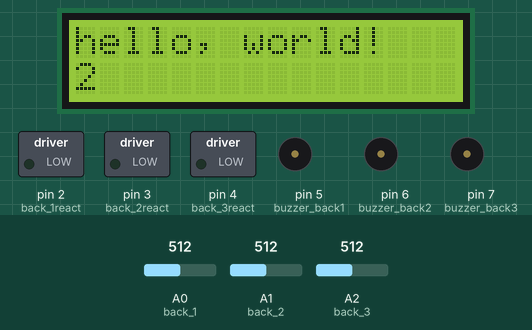
The sketch below on a simulated Arduino Uno, built with avr-gcc and run on an emulated ATmega328P. On the bench: 16×2 character LCD, switched loads named in the sketch (green lamp = pin HIGH), buzzer (waves = sounding, pin HIGH). Inputs (shaded band) come from the test bench; at power-on: A0 (back_1) = 512, A1 (back_2) = 512, A2 (back_3) = 512. What the sketch prints to the serial monitor is not drawn.

Above: at 1.2 s.
1.3 s: A0 (back_1) set to 106
3.5 s: A0 (back_1) set to 91
At 5.0 s:
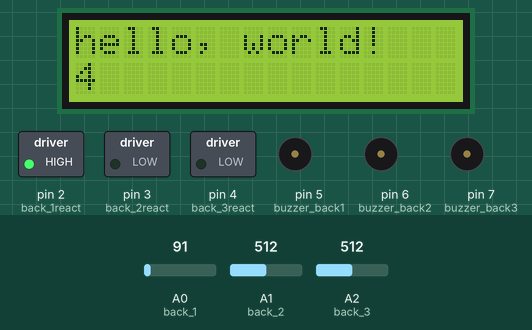
5.5 s: A1 (back_2) set to 108
7.0 s: A1 (back_2) set to 96
At 7.6 s:
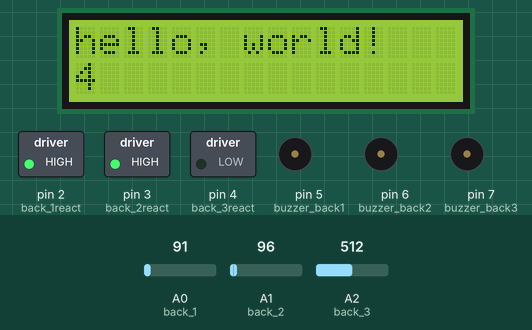
8.5 s: A2 (back_3) set to 109
10.0 s: A2 (back_3) set to 95
At 11.2 s:
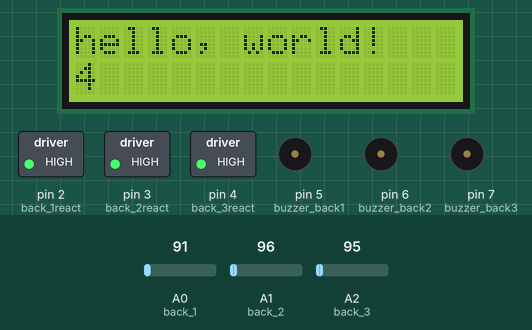
Timing chart, 0 to 12.5 s (numbered marks = the images above; inputs shaded):
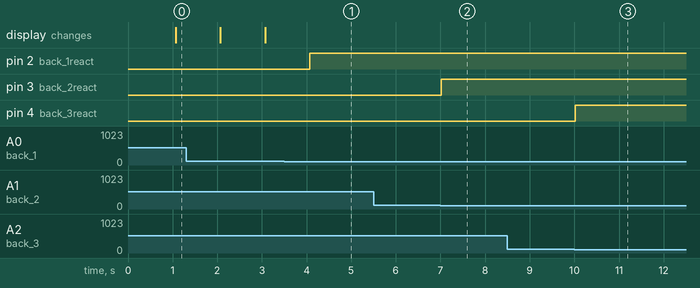

Measured:
- the behaviour switches between 101 and 100 on A0 (back_1) (found by bisection; images 0 and 1)
- the behaviour switches between 101 and 100 on A1 (back_2) (found by bisection; images 1 and 2)
- the behaviour switches between 101 and 100 on A2 (back_3) (found by bisection; images 2 and 3)
- after the input at 3.5 s, pin 2 (back_1react): LOW → HIGH after 0.57 s
- after the input at 5.5 s, every drawn part: stays the same
- after the input at 7.0 s, pin 3 (back_2react): LOW → HIGH at once
- after the input at 8.5 s, every drawn part: stays the same
- after the input at 10.0 s, pin 4 (back_3react): LOW → HIGH at once

The sketch:

start_simulating1.ino
```cpp
#include<LiquidCrystal.h>


//viberation motor
int back_1react= 2;
int back_2react= 3;
int back_3react= 4;

//Buzzers
int buzzer_back1=5;
int buzzer_back2=6;
int buzzer_back3=7;

//sensors
int back_1=A0;
int back_2=A1;
int back_3=A2;

int pressure_1=0;
int pressure_2=0;
int pressure_3=0;

const int rs = 8, en = 9, d4 = 10, d5 = 11, d6 = 12, d7 = 13;
LiquidCrystal lcd(rs, en, d4, d5, d6, d7);

int count=1,flag=1;

void setup(void)
{
  //vibration motor
  pinMode(back_1react,OUTPUT);
  pinMode(back_2react,OUTPUT);
  pinMode(back_3react,OUTPUT);

  //sensor
  pinMode(back_1,INPUT);
  pinMode(back_2,INPUT);
  pinMode(back_3,INPUT);

  //Buzzer
  pinMode(buzzer_back1,OUTPUT);
  pinMode(buzzer_back2,OUTPUT);
  pinMode(buzzer_back3,OUTPUT);

  //crystal display

  // set up the LCD's number of columns and rows:
  lcd.begin(16, 2);
  // Print a message to the LCD.
  lcd.print("hello, world!");

  Serial.begin(9600);
}

void loop(void)
{
  pressure_1 = analogRead(back_1);
  pressure_2 = analogRead(back_2);
  pressure_3 = analogRead(back_3);
  Serial.println(pressure_1);
  Serial.println(pressure_2);
  Serial.println(pressure_3);

  if(pressure_1==0)
  {
    tone(buzzer_back1,200,100);
  }
  else if(pressure_1 <= 100)
  {
    digitalWrite(back_1react, HIGH);
  }
  else
  {
    digitalWrite(back_1react, LOW);
  }

  if(pressure_2==0)
  {
    tone(buzzer_back2,200,100);
  }
  else if(pressure_2 <= 100)
  {
    digitalWrite(back_2react, HIGH);
  }
  else
  {
    digitalWrite(back_2react, LOW);
  }

  if(pressure_3==0)
  {
     tone(buzzer_back3,200,100);
  }
  else if(pressure_3 <= 100)
  {
    digitalWrite(back_3react, HIGH);
  }
  else
  {
    digitalWrite(back_3react, LOW);
  }

  // set the cursor to column 0, line 1
  // (note: line 1 is the second row, since counting begins with 0):
  lcd.setCursor(0, 1);
  // print the number of seconds since reset:


  if(pressure_1 >= 100 && pressure_2 >= 100 && pressure_3 >= 100)
  {
    lcd.print(count);
    delay(1000);
    count++;
  }
  }
```
